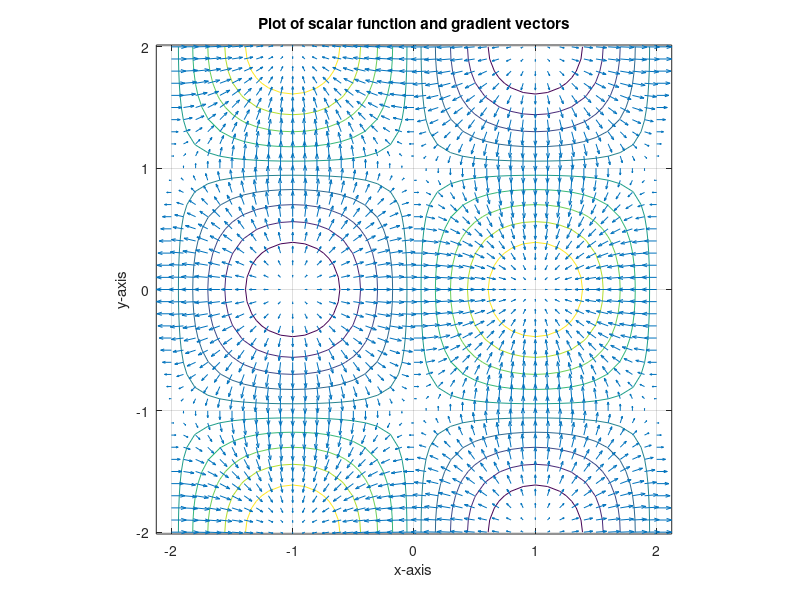

Here is the MATLAB script that generated this plot:
clc
clear 
close all

%mesh
m = -2:0.1:2;
[x,y] = meshgrid(m);

%function
z = (sin((pi/2).*x)).*(cos((pi/2).*y));

%gradient function
[gx,gy] = gradient(z,0.2,0.2);
contour(m,m,z)
hold on 
quiver(m,m,gx,gy)
hold off

%formatting
axis('image');
xlabel('x-axis')
ylabel('y-axis')
title('Plot of scalar function and gradient vectors')
grid on
